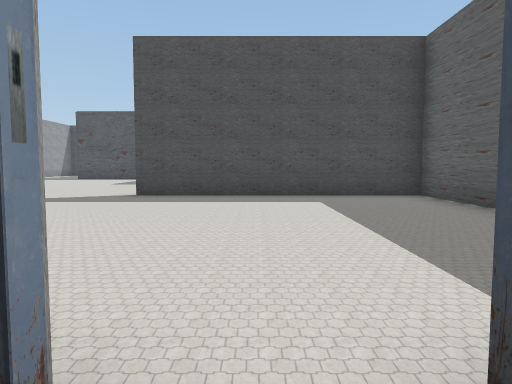
[1] (above)

24 first-person views from a walk through a scene from a Unity 3-D project. The camera is 1.2 m above the floor, tilts 4° down and sees 70° across. Doors are open. The floor is counted in squares, 2 m on a side. Each view is taken from the middle of a square. On the plan, view 1 faces up. The plan holds only what a view shows up to about 10 squares ahead; the rest is blank. The player character is not drawn. Some animated figures are left out.

[2]
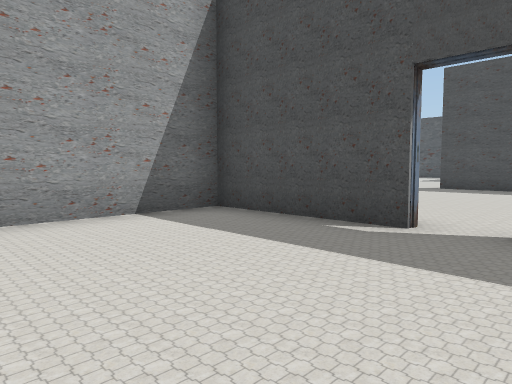

[3]
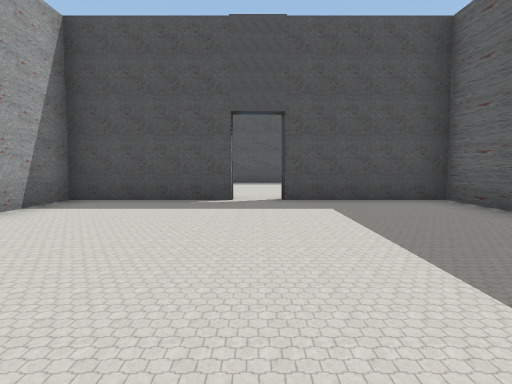

[4]
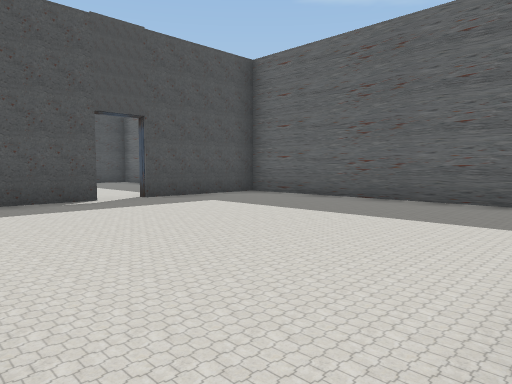

[5]
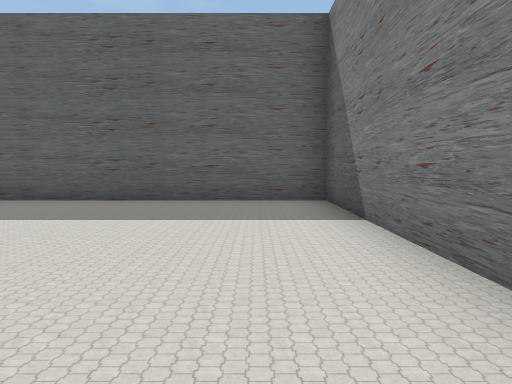

[6]
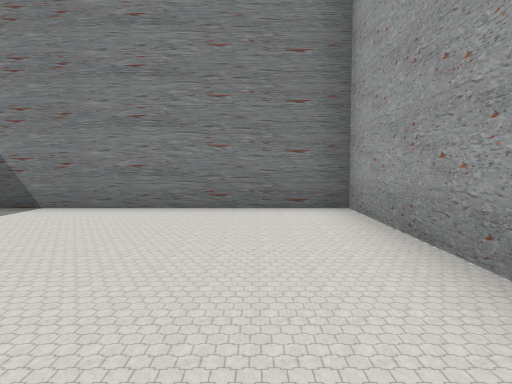

[7]
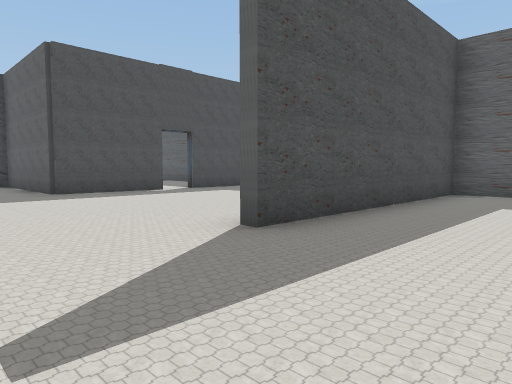

[8]
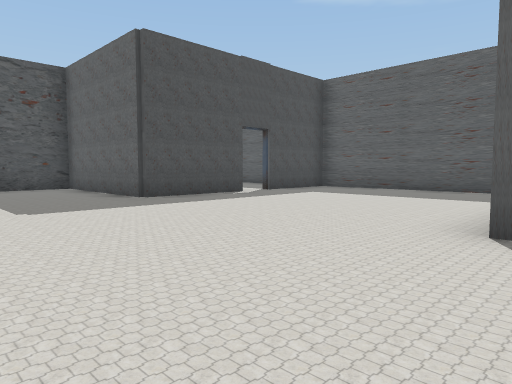

[9]
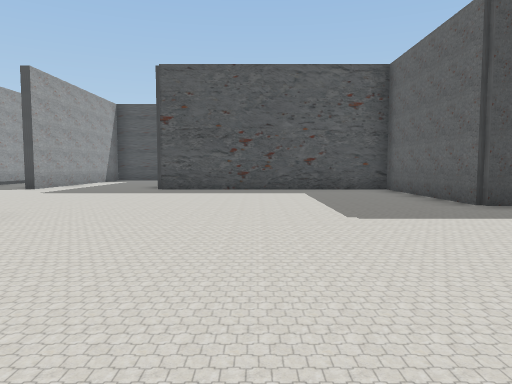

[10]
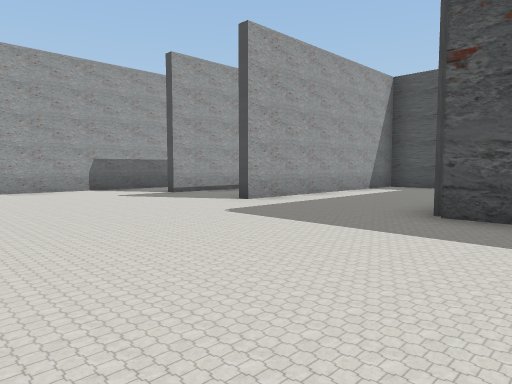

[11]
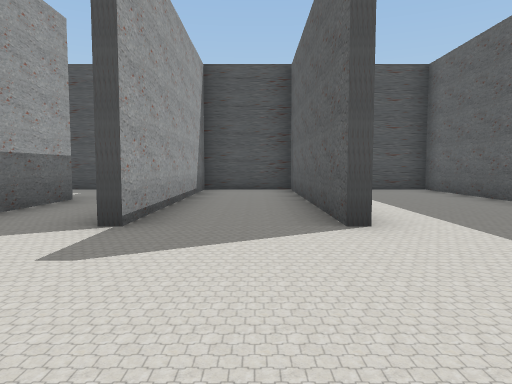

[12]
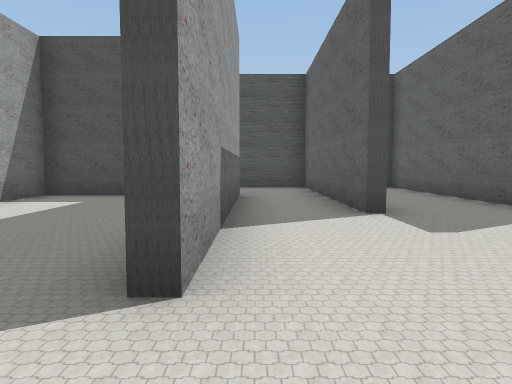

[13]
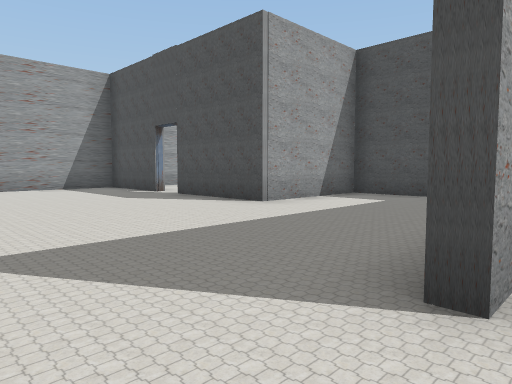

[14]
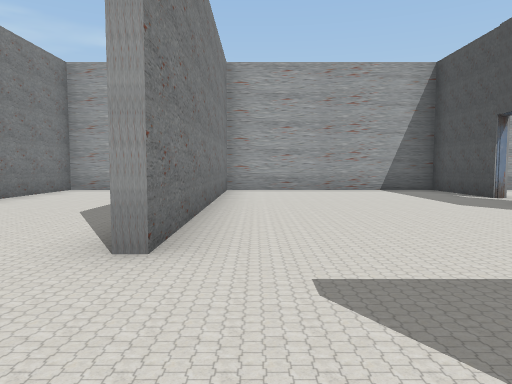

[15]
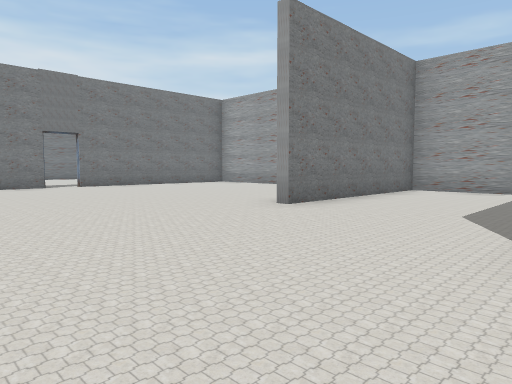

[16]
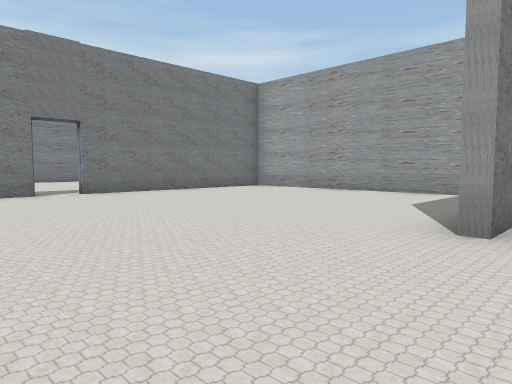

[17]
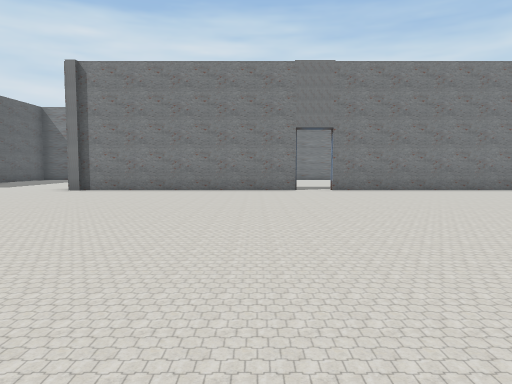

[18]
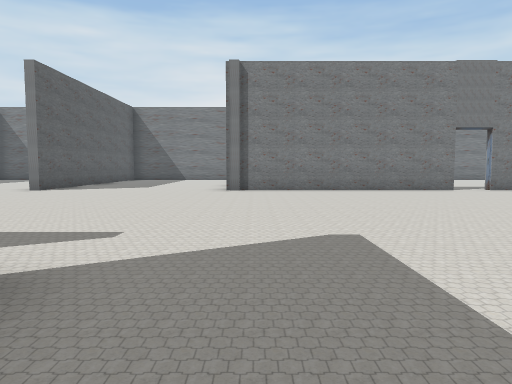

[19]
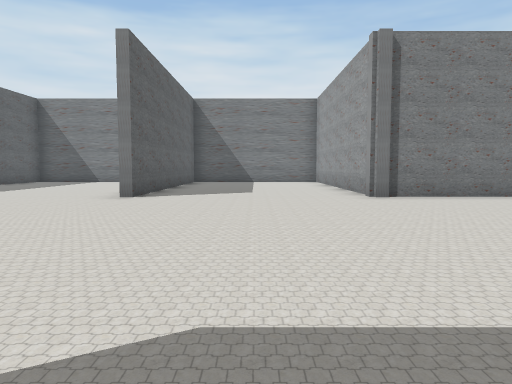

[20]
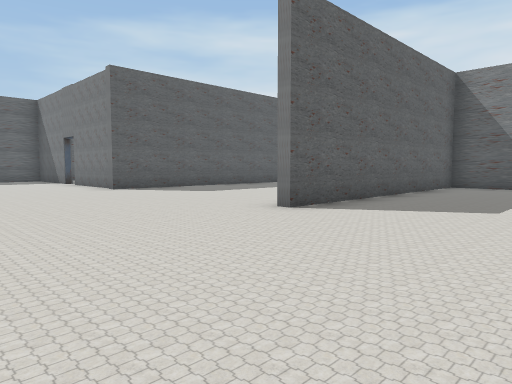

[21]
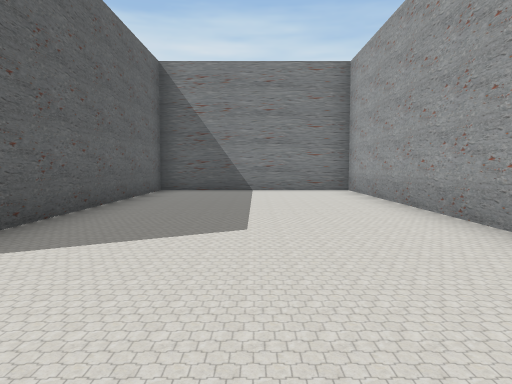

[22]
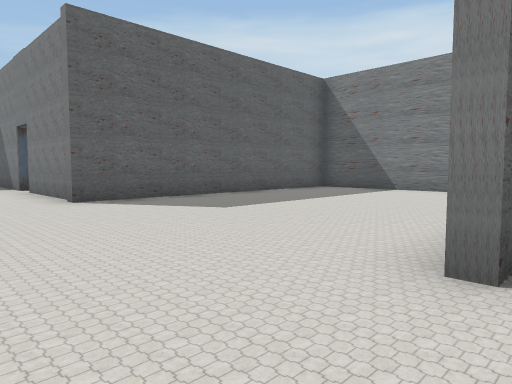

[23]
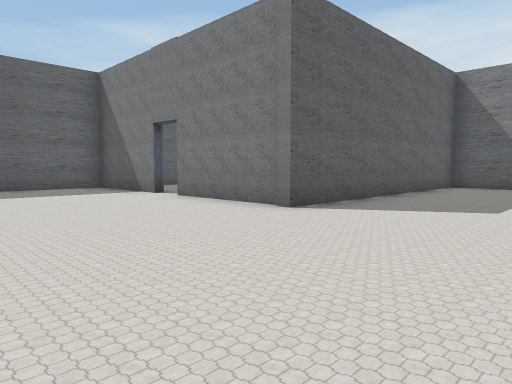

[24]
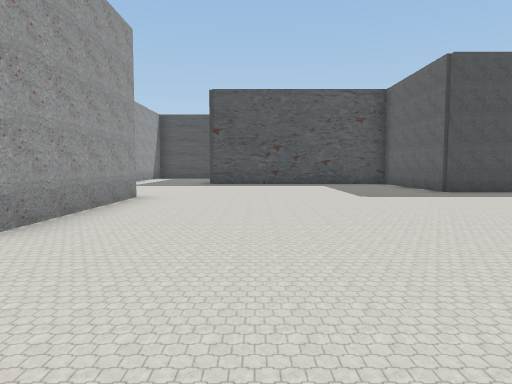

### Floor plan
Points are (right, up) in squares from view 1. A wall is a line through its corners. A room is listed if a view was taken in it or the views show most of it. See-through windows are left out.
Room 1 (views 1, 2, 3, 4, 5, 6)
walls: (-0.4, 0.5) (-3.3, 0.5) (-3.3, -6.2) (3.4, -6.2) (3.4, 0.5) (0.4, 0.5)
ways out: open door at (0, 1) to room 2
Room 2 (views 7, 8, 9, 10, 11, 12, 13, 14, 15, 16, 17, 18, 19, 20, 21, 22, 23, 24)
walls: (-9.3, 12.1) (-9.3, 8.2); (-12.1, 17.6) (-12.1, 23.5) (-14.3, 23.5) (-14.3, 17.6); (-14.6, 17.6) (-14.6, 21.5); (-20.1, 0.8) (-14.3, 0.8) (-14.3, -6.2) (-9.6, -6.2) (-9.6, 1); (-8.6, 20.2) (-8.6, 23.5) (-10.8, 23.5); (0.1, 13.5) (-2.6, 13.5) (-2.6, 17.5) (-8.6, 17.5); (-16.3, 20.8) (-16.3, 14.6); (-18.6, 20.5) (-20.3, 20.5) (-20.3, 17.5) (-23, 17.5); (0.4, 0.8) (3, 0.8); (-26.3, 6.8) (-26.3, 3.1); (-11.8, 22.4) (-11.8, 17.6); (-26.3, 10.4) (-26.3, 8.3) (-21.4, 8.3); (1.7, 13.5) (0.9, 13.5); (-7.1, -6.2) (-4, -6.2); (-23.9, 17.5) (-26.3, 17.5) (-26.3, 12.3) (-19.4, 12.3); (-25.5, 0.8) (-20.9, 0.8); (3.4, 9) (3.4, 11.9); (3.4, 5.1) (3.4, 7.5) (-2.5, 7.5); (-3.6, -5.9) (-3.6, 0.8) (-0.4, 0.8); (3.4, 1.1) (3.4, 3.2)
ways out: open door at (0, 1) to room 1; opening at (-16, 22); open door at (-23.5, 18); open door at (-20.5, 1); open door at (0.5, 14)

Positions as (right, up) in squares from view 1, and headings:
1: (0, 0), facing up
2: (1, -3), facing up-left
3: (0, -6), facing up
4: (-3, -6), facing up-right
5: (-3, -5), facing right
6: (-2, -1), facing down
7: (-5, 5), facing up-right
8: (-6, 7), facing up-right
9: (-6, 8), facing up
10: (-7, 13), facing up-left
11: (-13, 14), facing up
12: (-16, 13), facing up
13: (-16, 13), facing up-left
14: (-17, 13), facing left
15: (-17, 12), facing down-left
16: (-18, 9), facing down-left
17: (-19, 10), facing down
18: (-15, 10), facing down
19: (-12, 8), facing down
20: (-13, 5), facing down-right
21: (-12, 3), facing down
22: (-10, 3), facing down-right
23: (-7, 5), facing down-right
24: (-7, 5), facing up
